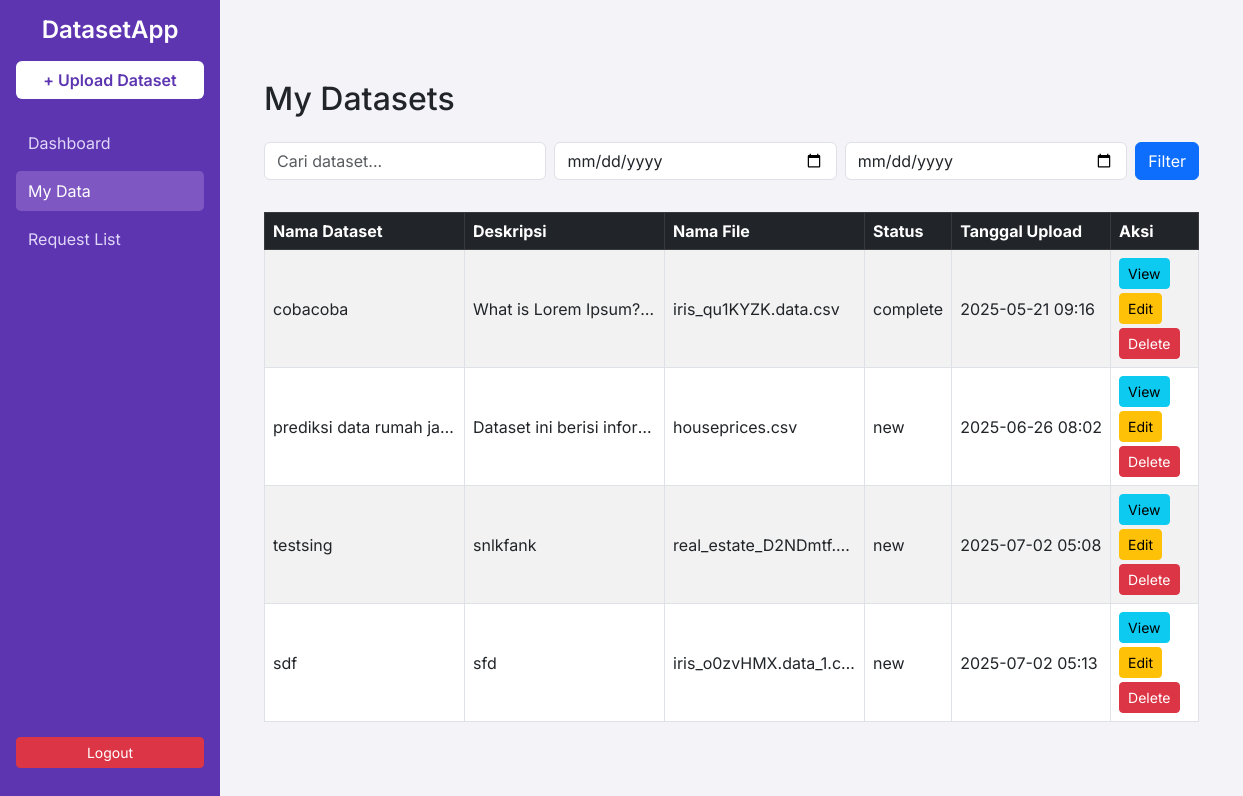
The page /mydata/ (signed in) on the database as committed earlier.
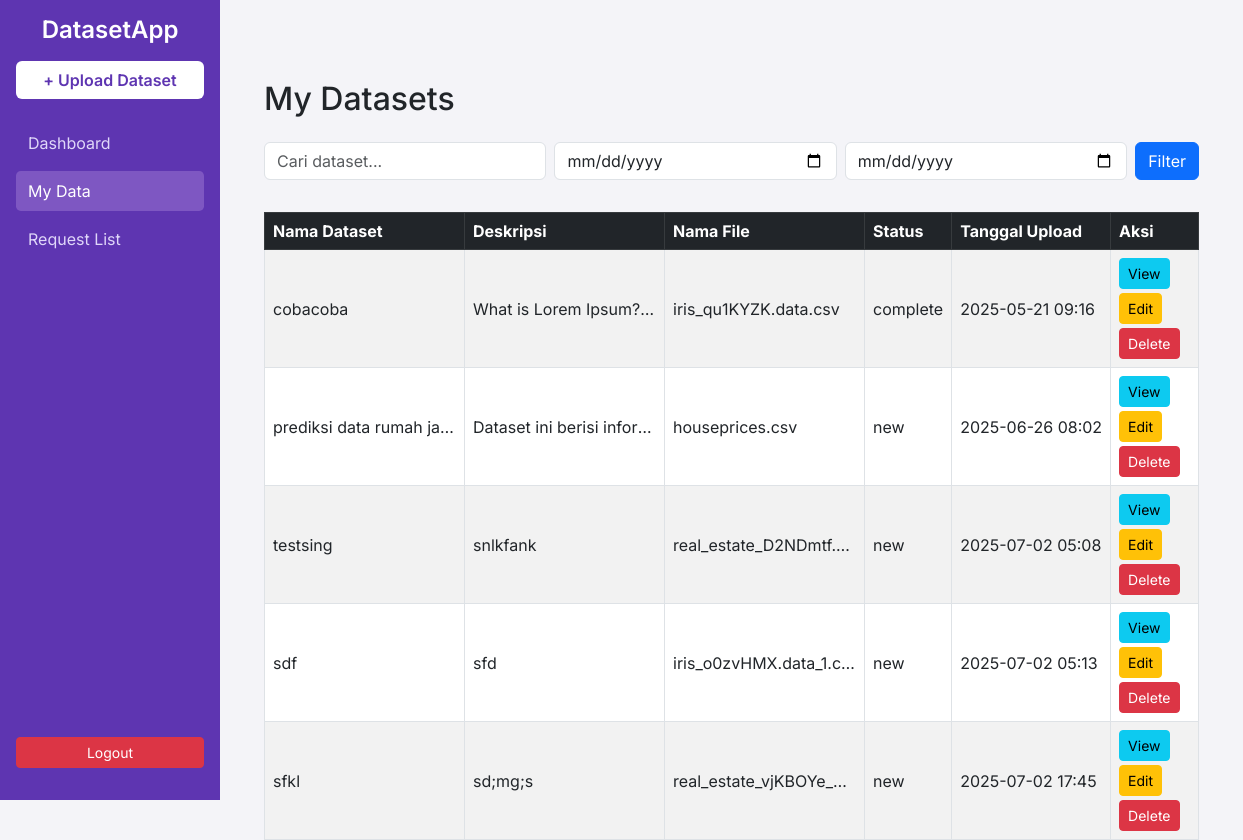
The same page on the database as committed later.
### dataset/models.py (models this page shows, shortened)
class Dataset(models.Model):
    STATUS_CHOICES = [
        ('new', 'New'),
        ('in_progress', 'In Progress'),
        ('complete', 'Complete'),
    ]
    owner = models.ForeignKey(User, on_delete=models.CASCADE, related_name="datasets")
    name = models.CharField(max_length=100)
    description = models.TextField()
    status = models.CharField(max_length=20, choices=STATUS_CHOICES, default='new')  # Tambahan
    cover_image = models.ImageField(upload_to="covers/", null=True, blank=True)
    data_file = models.FileField(upload_to="files/")
    uploaded_at = models.DateTimeField(auto_now_add=True)
    request_note = models.TextField(blank=True, null=True)

### dataset/views.py (the view, shortened to what this page needs)
# urls.py: path("mydata/", views.mydata, name="mydata"),
@login_required
def mydata(request):
    datasets = Dataset.objects.filter(owner=request.user)
    query = request.GET.get("q", "")
    start_date = request.GET.get("start_date")
    end_date = request.GET.get("end_date")
    if start_date:
        datasets = datasets.filter(uploaded_at__date__gte=parse_date(start_date))
    if end_date:
        datasets = datasets.filter(uploaded_at__date__lte=parse_date(end_date))
    return render(
        request,
        "dataset/mydata.html",
        {
            "datasets": datasets,
            "query": query,
            "start_date": start_date,
            "end_date": end_date,
        },
    )

### dataset/templates/dataset/mydata.html (shortened to what this page needs)
{% extends 'dataset/base.html' %}
{% block content %}
<div class="container mt-5">
    <h2 class="mb-4">My Datasets</h2>
    <div class="overflow-auto mb-3">
        <form method="get" class="d-flex flex-nowrap gap-2">
            <input type="text" name="q" class="form-control" placeholder="Cari dataset..." value="{{ query|default:'' }}" style="min-width: 200px;">
            <input type="date" name="start_date" class="form-control" value="{{ start_date|default:'' }}" style="min-width: 150px;">
            <input type="date" name="end_date" class="form-control" value="{{ end_date|default:'' }}" style="min-width: 150px;">
            <button type="submit" class="btn btn-primary">Filter</button>
        </form>
    </div>
    <table class="table table-striped table-bordered">
        <thead class="table-dark">
            <tr>
                <th>Nama Dataset</th>
                <th class="text-truncate">Deskripsi</th>
                <th class="text-truncate">Nama File</th>
                <th>Status</th>
                <th>Tanggal Upload</th>
                <th>Aksi</th>
            </tr>
        </thead>
        <tbody>
            {% for data in datasets %}
            <tr>
                <td class="truncate-cell" title="{{ data.name }}">{{ data.name }}</td>
                <td class="truncate-cell" title="{{ data.description }}">{{ data.description }}</td>
                <td class="truncate-cell" title="{{ data.data_file.name|cut:"files/" }}">{{ data.data_file.name|cut:"files/" }}</td>
                <td>{{ data.status|default:"-" }}</td>
                <td>{{ data.uploaded_at|date:"Y-m-d H:i" }}</td>
                <td>
                    <div class="d-flex gap-1 flex-wrap">
                        <a href="{% url 'dataset_detail' data.id %}" class="btn btn-sm btn-info">View</a>
                        <a href="{% url 'edit_dataset_step1' data.id %}" class="btn btn-sm btn-warning">Edit</a>
                        <a href="{% url 'delete_dataset' data.id %}" class="btn btn-sm btn-danger" onclick="return confirm('Yakin ingin menghapus dataset ini?')">Delete</a>
                    </div>
                </td>
            </tr>
            {% empty %}
            <tr>
                <td colspan="6" class="text-center">Belum ada dataset yang Anda unggah.</td>
            </tr>
            {% endfor %}
        </tbody>
    </table>
</div>
{% endblock %}

Rows that differ between the two databases and show on the page:
added Dataset: name "sfkl", description "sd;mg;s", data_file.name "real_estate_vjKBOYe_…", status "new", uploaded_at "2025-07-02 17:45"
